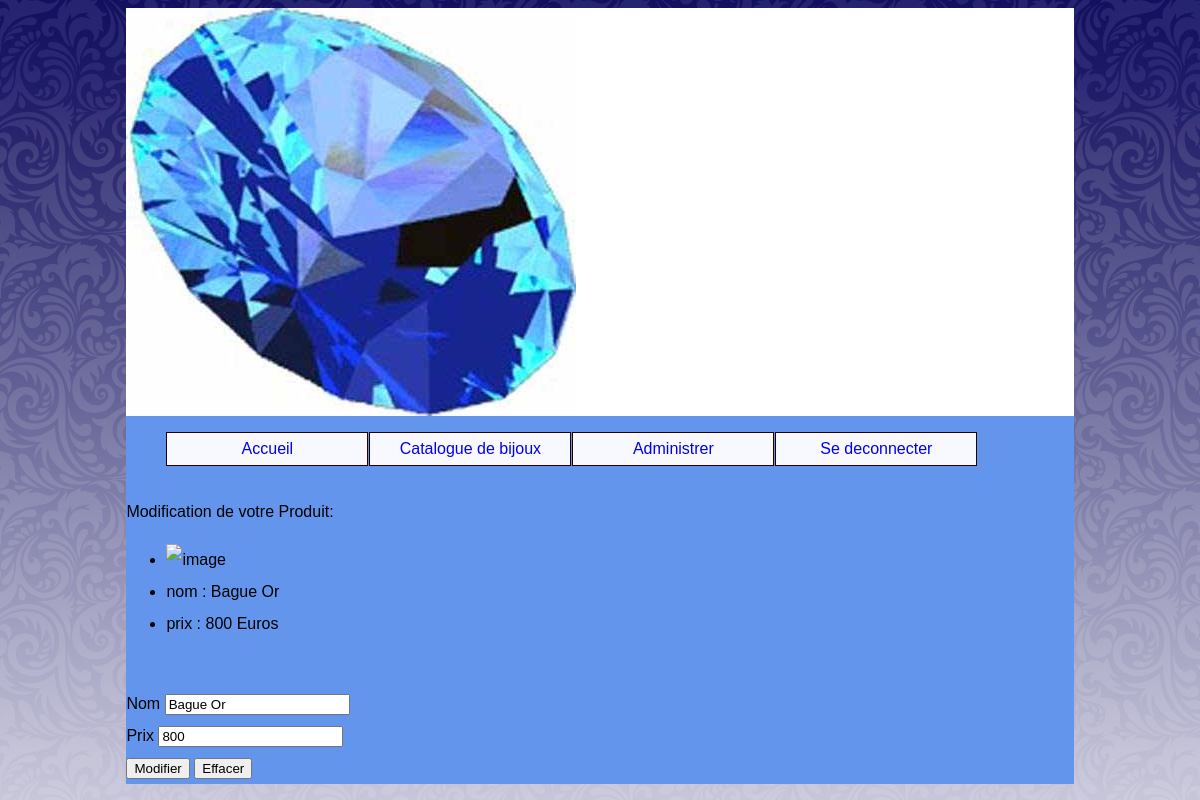
The app's page /index.php?uc=administrer&categorie=1&produit=1&action=formmodifier (signed in) with its own data.
### tables this page shows
CREATE TABLE `produit` (
  `ID_PRODUIT` int(8) NOT NULL auto_increment,
  `ID_CAT` int(4) NOT NULL,
  `ID_MATIERE` int(8) NOT NULL,
  `NOM_PRODUIT` char(32) default NULL,
  `PRIX_PRODUIT` int(4) default NULL,
  `COULEUR_PRODUIT` char(32) default NULL,
  `CARAC_PRODUIT` varchar(50) default NULL,
  `IMAGE_PRODUIT` varchar(50) default NULL,
  `QTEDISPO_PRODUIT` int(8) default NULL,
  PRIMARY KEY  (`ID_PRODUIT`),
  KEY `I_FK_PRODUIT_CATEGORIE` (`ID_CAT`),
  KEY `I_FK_PRODUIT_MATIERE` (`ID_MATIERE`)
);

### util/class.pdoBijoux.inc.php (called while the page is built, shortened)
<?php
class Pdovente_bijoux
{
      	private static $serveur='mysql:host=localhost';
      	private static $bdd='dbname=vente_bijoux';
      	private static $user='root' ;
      	private static $mdp='' ;
		private static $monPdo;
		private static $monPdovente_bijoux = null;
	private function __construct()
	{
    		Pdovente_bijoux::$monPdo = new PDO(Pdovente_bijoux::$serveur.';'.Pdovente_bijoux::$bdd, Pdovente_bijoux::$user, Pdovente_bijoux::$mdp);
			Pdovente_bijoux::$monPdo->query("SET CHARACTER SET utf8");
	}
	public  static function getPdovente_bijoux()
	{
		if(Pdovente_bijoux::$monPdovente_bijoux == null)
		{
			Pdovente_bijoux::$monPdovente_bijoux= new Pdovente_bijoux();
		}
		return Pdovente_bijoux::$monPdovente_bijoux;
	}
				public function getUnProduitsDuTableau($idproduit)
				{
				$req = "select * from produit where ID_PRODUIT = '$idproduit'";
				$res = Pdovente_bijoux::$monPdo->query($req);
				$unProduit = $res->fetch();
						return $unProduit;
				}
}
?>

### vues/v_modif_admin.php (the view, shortened to what this page needs)
<html>
<form method=post action="index.php?uc=administrer&action=modifier">
<?php
	$idproduit = $_REQUEST['produit'];
$unProduit = $pdo->getUnProduitsDuTableau($idproduit);
	$nom = $unProduit['NOM_PRODUIT'];
	$prix=$unProduit['PRIX_PRODUIT'];
	$image = $unProduit['IMAGE_PRODUIT'];
	?>
	Modification de votre Produit:
	<ul>
			<li><img src="<?php echo $image ?>" alt=image /></li>
			<li><?php echo "nom : ".$nom ?></li>
			 <li><?php echo " prix : ".$prix." Euros" ?></li>
	</ul>
			Nom
			<input id="nom" type="text" name="nom" value="<?php echo $nom ?>">
			Prix
			<input id="prix" type="text" name="prix" value="<?php echo $prix ?>">
<input type=submit value=Modifier>
<input type=reset value=Effacer>
</form>
</html>

### records on screen
produit: NOM_PRODUIT "Bague Or", PRIX_PRODUIT "800", nom "Bague Or", prix "800"
